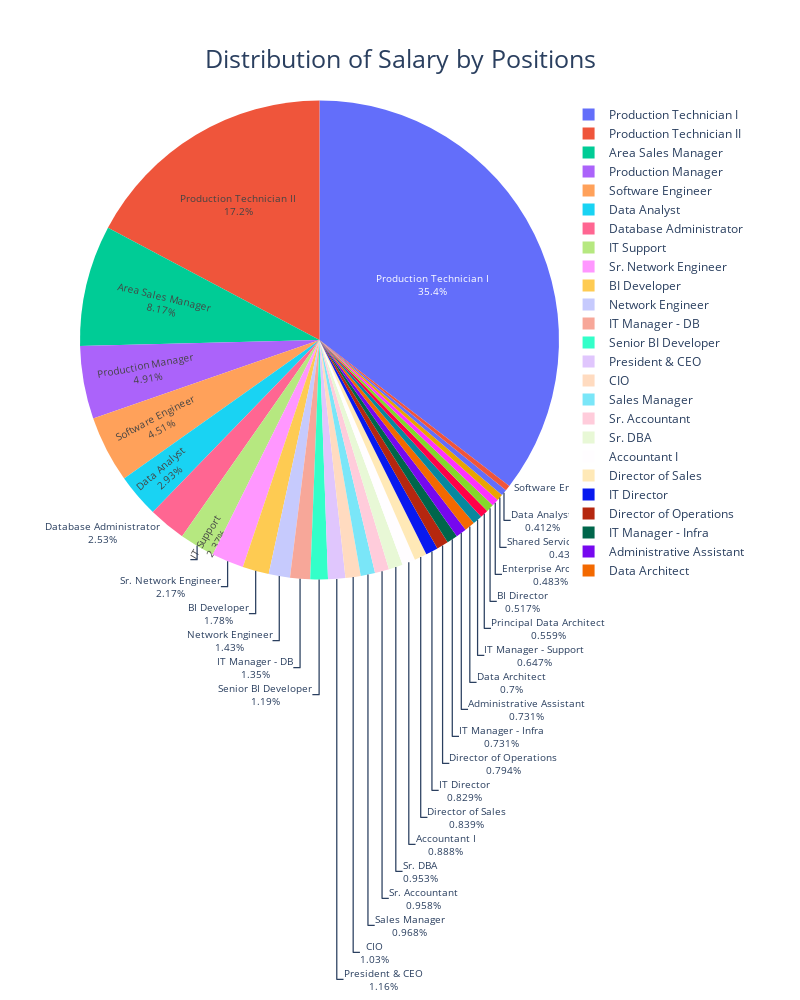

This figure's notebook cell:
### Markdown cell above
#### 1.6 Distribution of Salary by Position

### Code cell
fig = px.pie(df,values='Salary', 
             names='Position', 
             title='Distribution of Salary by Positions')
fig.update_traces(textinfo='percent+label', textfont_size=10)

fig.update_layout(
    title=dict(x=0.5, y=0.95,
                xanchor='center', yanchor='top',
                  font=dict(size=25)),
                  height=1000, width=800)
fig.show()

### Figure 1 — Plotly figure (JSON) as saved in the notebook; plotly's stock layout.template omitted (floating-point values rounded to 4 significant figures; data arrays with more than 128 entries replaced by an {"elided": "..."} marker saying what was removed)
{"data": [{"domain": {"x": [0, 1], "y": [0, 1]}, "hovertemplate": "Position=%{label}<br>Salary=%{value}<extra></extra>", "labels": {"elided": "311 str values"}, "legendgroup": "", "name": "", "showlegend": true, "textfont": {"size": 10}, "textinfo": "percent+label", "type": "pie", "values": {"elided": "311 int values"}}], "layout": {"height": 1000, "legend": {"tracegroupgap": 0}, "title": {"font": {"size": 25}, "text": "Distribution of Salary by Positions", "x": 0.5, "xanchor": "center", "y": 0.95, "yanchor": "top"}, "width": 800}}
